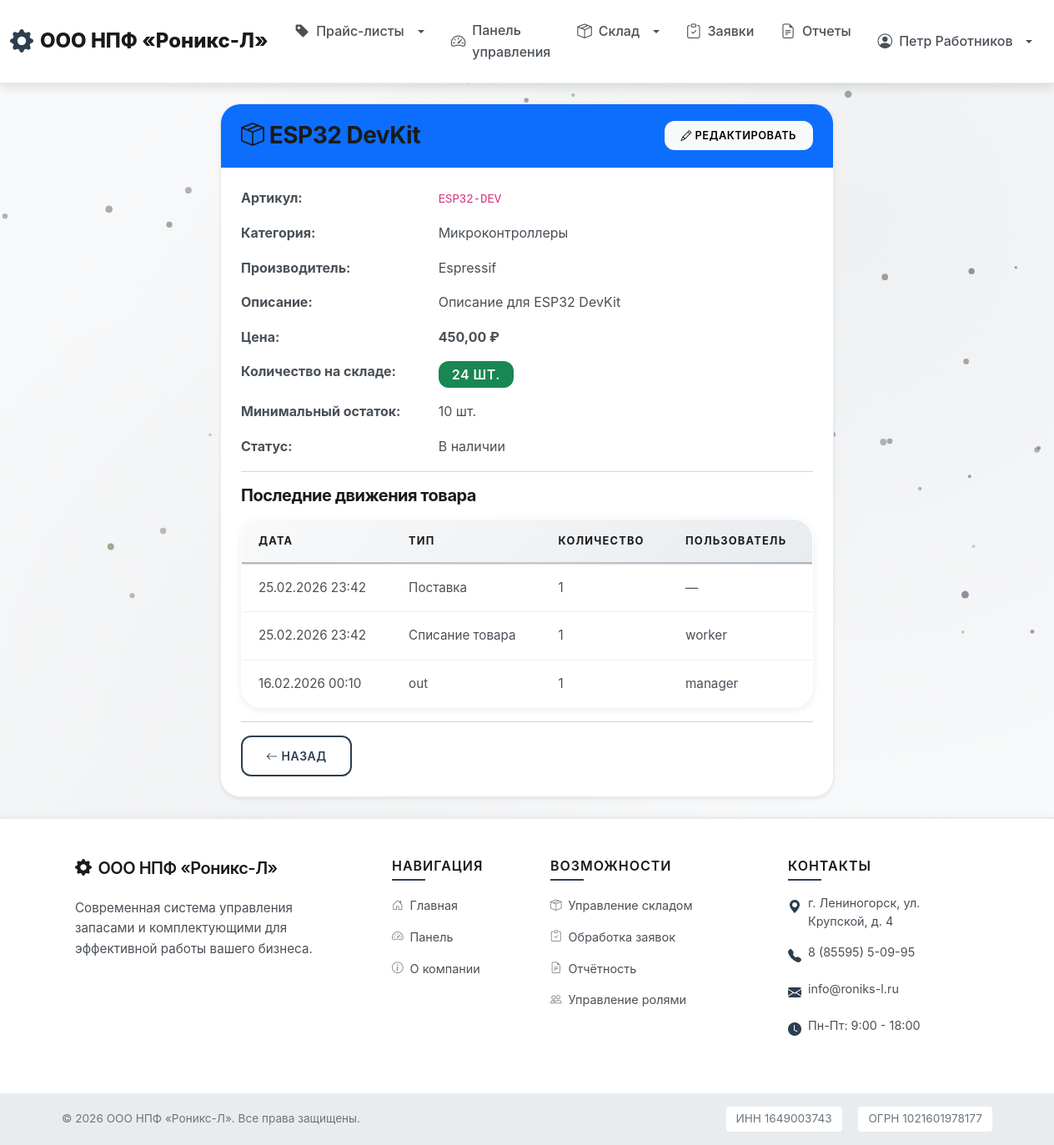
Page /inventory/components/5/ (signed in) on the committed database.
### users/models.py (models this page shows, shortened)
class User(AbstractUser):
    ROLE_CHOICES = [
        ('client', 'Клиент'),
        ('worker', 'Работник сервисного центра'),
    ]
    role = models.CharField(
        'Роль',
        max_length=20,
        choices=ROLE_CHOICES,
        default='client'
    )
    phone = models.CharField('Телефон', max_length=20, blank=True)
    address = models.TextField('Адрес', blank=True)
    created_at = models.DateTimeField('Дата регистрации', auto_now_add=True)
    updated_at = models.DateTimeField('Дата обновления', auto_now=True)
    class Meta:
        verbose_name = 'Пользователь'
        verbose_name_plural = 'Пользователи'
        ordering = ['-created_at']
    @property
    def is_worker(self):
        return self.role == 'worker'

### inventory/models.py (models this page shows, shortened)
class Component(models.Model):
    name = models.CharField('Название', max_length=200)
    category = models.ForeignKey(
        Category,
        on_delete=models.CASCADE,
        related_name='components',
        verbose_name='Категория'
    )
    description = models.TextField('Описание', blank=True)
    article_number = models.CharField('Артикул', max_length=100, unique=True)
    manufacturer = models.CharField('Производитель', max_length=200, blank=True)
    price = models.DecimalField(
        'Цена',
        max_digits=10,
        decimal_places=2,
        validators=[MinValueValidator(Decimal('0.01'))]
    )
    quantity = models.PositiveIntegerField('Количество на складе', default=0)
    min_quantity = models.PositiveIntegerField('Минимальное количество', default=5)
    image = models.ImageField('Изображение', upload_to='components/', blank=True, null=True)
    created_at = models.DateTimeField('Дата добавления', auto_now_add=True)
    updated_at = models.DateTimeField('Дата обновления', auto_now=True)
    class Meta:
        verbose_name = 'Комплектующая'
        verbose_name_plural = 'Комплектующие'
        ordering = ['name']
    @property
    def is_low_stock(self):
        return self.quantity <= self.min_quantity
    @property
    def stock_status(self):
        if self.quantity == 0:
            return 'Отсутствует'
        elif self.is_low_stock:
            return 'Заканчивается'
        else:
            return 'В наличии'

class Category(models.Model):
    name = models.CharField('Название', max_length=200)
    description = models.TextField('Описание', blank=True)
    created_at = models.DateTimeField('Дата создания', auto_now_add=True)
    class Meta:
        verbose_name = 'Категория'
        verbose_name_plural = 'Категории'
        ordering = ['name']

class StockMovement(models.Model):
    MOVEMENT_TYPES = [
        ('supply', 'Поставка'),
        ('sale', 'Продажа'),
        ('write_off', 'Списание товара'),
        ('return_supplier', 'Возврат поставщику'),
        ('inventory', 'Инвентаризация'),
        ('transfer', 'Перемещение'),
    ]
    component = models.ForeignKey(
        Component,
        on_delete=models.CASCADE,
        related_name='movements',
        verbose_name='Комплектующая'
    )
    movement_type = models.CharField('Тип операции', max_length=20, choices=MOVEMENT_TYPES)
    quantity = models.PositiveIntegerField('Количество')
    note = models.TextField('Примечание', blank=True)
    user = models.ForeignKey(
        'users.User',
        on_delete=models.SET_NULL,
        null=True,
        related_name='stock_movements',
        verbose_name='Пользователь'
    )
    created_at = models.DateTimeField('Дата операции', auto_now_add=True)
    class Meta:
        verbose_name = 'Движение товара'
        verbose_name_plural = 'Движения товаров'
        ordering = ['-created_at']

### inventory/views.py (the view)
# urls.py: path('components/<int:pk>/', views.component_detail, name='component_detail'),
@login_required
def component_detail(request, pk):
    if not (request.user.is_worker or request.user.is_superuser):
        messages.error(request, 'У вас нет доступа к инвентарю.')
        return redirect('inventory:price_list')
    component = get_object_or_404(Component, pk=pk)
    movements = component.movements.all()[:10]
    return render(request, 'inventory/component_detail.html', {
        'component': component,
        'movements': movements,
    })

### templates/inventory/component_detail.html (shortened to what this page needs)
{% extends 'base.html' %}
{% block content %}
<div class="container">
    <div class="row">
        <div class="col-lg-8 mx-auto">
            <div class="card shadow-sm">
                <div class="card-header bg-primary text-white d-flex justify-content-between align-items-center">
                    <h3 class="mb-0">
                        <i class="bi bi-box-seam"></i> {{ component.name }}
                    </h3>
                    {% if user.is_worker or user.is_superuser %}
                        <a href="{% url 'inventory:component_edit' component.pk %}" class="btn btn-light btn-sm">
                            <i class="bi bi-pencil"></i> Редактировать
                        </a>
                    {% endif %}
                </div>
                <div class="card-body p-4">
                    <div class="row mb-3">
                        <div class="col-md-4 fw-bold">Артикул:</div>
                        <div class="col-md-8"><code>{{ component.article_number }}</code></div>
                    </div>
                    <div class="row mb-3">
                        <div class="col-md-4 fw-bold">Категория:</div>
                        <div class="col-md-8">{{ component.category.name }}</div>
                    </div>
                    <div class="row mb-3">
                        <div class="col-md-4 fw-bold">Производитель:</div>
                        <div class="col-md-8">{{ component.manufacturer|default:"—" }}</div>
                    </div>
                    <div class="row mb-3">
                        <div class="col-md-4 fw-bold">Описание:</div>
                        <div class="col-md-8">{{ component.description|default:"—" }}</div>
                    </div>
                    <div class="row mb-3">
                        <div class="col-md-4 fw-bold">Цена:</div>
                        <div class="col-md-8"><strong>{{ component.price }} ₽</strong></div>
                    </div>
                    <div class="row mb-3">
                        <div class="col-md-4 fw-bold">Количество на складе:</div>
                        <div class="col-md-8">
                            <span class="badge {% if component.quantity == 0 %}bg-danger{% elif component.is_low_stock %}bg-warning{% else %}bg-success{% endif %} fs-6">
                                {{ component.quantity }} шт.
                            </span>
                        </div>
                    </div>
                    <div class="row mb-3">
                        <div class="col-md-4 fw-bold">Минимальный остаток:</div>
                        <div class="col-md-8">{{ component.min_quantity }} шт.</div>
                    </div>
                    <div class="row mb-3">
                        <div class="col-md-4 fw-bold">Статус:</div>
                        <div class="col-md-8">{{ component.stock_status }}</div>
                    </div>
                    <hr>
                    <h5>Последние движения товара</h5>
                    {% if movements %}
                        <div class="table-responsive">
                            <table class="table table-sm">
                                <thead>
                                    <tr>
                                        <th>Дата</th>
                                        <th>Тип</th>
                                        <th>Количество</th>
                                        <th>Пользователь</th>
                                    </tr>
                                </thead>
                                <tbody>
                                    {% for movement in movements %}
                                        <tr>
                                            <td>{{ movement.created_at|date:"d.m.Y H:i" }}</td>
                                            <td>{{ movement.get_movement_type_display }}</td>
                                            <td>{{ movement.quantity }}</td>
                                            <td>{{ movement.user.username|default:"—" }}</td>
                                        </tr>
                                    {% endfor %}
                                </tbody>
                            </table>
                        </div>
                    {% else %}
                        <p class="text-muted">Нет движений товара</p>
                    {% endif %}
                    <hr>
                    <div class="d-flex gap-2">
                        <a href="{% url 'inventory:component_list' %}" class="btn btn-outline-primary">
                            <i class="bi bi-arrow-left"></i> Назад
                        </a>
                    </div>
                </div>
            </div>
        </div>
    </div>
</div>
{% endblock %}

### templates/base.html (shortened to what this page needs)
<!DOCTYPE html>
<html lang="ru">
<head>
    <link href="https://cdn.jsdelivr.net/npm/bootstrap@5.3.0/dist/css/bootstrap.min.css" rel="stylesheet">
    <link rel="stylesheet" href="https://cdn.jsdelivr.net/npm/bootstrap-icons@1.11.0/font/bootstrap-icons.css">
    {% load static %}
    <link rel="stylesheet" href="{% static 'css/style.css' %}">
</head>
<body class="d-flex flex-column min-vh-100">
    <nav class="navbar navbar-expand-lg navbar-light sticky-top">
        <div class="container-fluid">
            <a class="navbar-brand company-logo" href="{% url 'core:home' %}">
                <i class="bi bi-gear-fill"></i> ООО НПФ «Роникс-Л»
            </a>
            <div class="collapse navbar-collapse" id="navbarNav">
                <ul class="navbar-nav me-auto">
                    <li class="nav-item dropdown">
                        <a class="nav-link dropdown-toggle" href="#" role="button" data-bs-toggle="dropdown">
                            <i class="bi bi-tag-fill"></i> Прайс-листы
                        </a>
                    </li>
                    {% if user.is_authenticated %}
                        <li class="nav-item">
                            <a class="nav-link" href="{% url 'core:dashboard' %}">
                                <i class="bi bi-speedometer2"></i> Панель управления
                            </a>
                        </li>
                        {% if user.is_worker or user.is_superuser %}
                            <li class="nav-item dropdown">
                                <a class="nav-link dropdown-toggle" href="#" role="button" data-bs-toggle="dropdown">
                                    <i class="bi bi-box-seam"></i> Склад
                                </a>
                            </li>
                        {% endif %}
                        <li class="nav-item">
                            <a class="nav-link" href="{% url 'orders:order_list' %}">
                                <i class="bi bi-clipboard-check"></i> Заявки
                            </a>
                        </li>
                        {% if user.is_worker or user.is_superuser %}
                            <li class="nav-item">
                                <a class="nav-link" href="{% url 'reports:home' %}">
                                    <i class="bi bi-file-earmark-text"></i> Отчеты
                                </a>
                            </li>
                        {% endif %}
                    {% endif %}
                </ul>
                <ul class="navbar-nav ms-auto">
                    {% if user.is_authenticated %}
                        <li class="nav-item dropdown">
                            <a class="nav-link dropdown-toggle" href="#" role="button" data-bs-toggle="dropdown">
                                <i class="bi bi-person-circle"></i> {{ user.get_full_name|default:user.username }}
                            </a>
                        </li>
                    {% endif %}
                </ul>
            </div>
        </div>
    </nav>
    <main class="container-fluid py-4 flex-grow-1">
        {% block content %}{% endblock %}
    </main>
    <footer class="footer-modern mt-auto">
        <div class="footer-top py-5">
            <div class="container">
                <div class="row g-4">
                    <div class="col-lg-4 col-md-6">
                        <div class="footer-section">
                            <h5 class="footer-title mb-4">
                                <i class="bi bi-gear-fill me-2"></i>ООО НПФ «Роникс-Л»
                            </h5>
                            <p class="footer-text mb-3">
                                Современная система управления запасами и комплектующими для эффективной работы вашего бизнеса.
                            </p>
                        </div>
                    </div>
                    <div class="col-lg-2 col-md-6">
                        <div class="footer-section">
                            <h6 class="footer-subtitle mb-3">Навигация</h6>
                            <ul class="footer-links">
                                <li><a href="{% url 'core:home' %}"><i class="bi bi-house-door me-2"></i>Главная</a></li>
                                {% if user.is_authenticated %}
                                <li><a href="{% url 'core:dashboard' %}"><i class="bi bi-speedometer2 me-2"></i>Панель</a></li>
                                {% endif %}
                                <li><a href="{% url 'core:about' %}"><i class="bi bi-info-circle me-2"></i>О компании</a></li>
                            </ul>
                        </div>
                    </div>
                    <div class="col-lg-3 col-md-6">
                        <div class="footer-section">
                            <h6 class="footer-subtitle mb-3">Возможности</h6>
                            <ul class="footer-links">
                                <li><a href="#"><i class="bi bi-box-seam me-2"></i>Управление складом</a></li>
                                <li><a href="#"><i class="bi bi-clipboard-check me-2"></i>Обработка заявок</a></li>
                                <li><a href="#"><i class="bi bi-file-earmark-text me-2"></i>Отчётность</a></li>
                                <li><a href="#"><i class="bi bi-people me-2"></i>Управление ролями</a></li>
                            </ul>
                        </div>
                    </div>
                    <div class="col-lg-3 col-md-6">
                        <div class="footer-section">
                            <h6 class="footer-subtitle mb-3">Контакты</h6>
                            <ul class="footer-contacts">
                                <li>
                                    <i class="bi bi-geo-alt-fill me-2"></i>
                                    <span>г. Лениногорск, ул. Крупской, д. 4</span>
                                </li>
                                <li>
                                    <i class="bi bi-telephone-fill me-2"></i>
                                    <span>8 (85595) 5-09-95</span>
                                </li>
                                <li>
                                    <i class="bi bi-envelope-fill me-2"></i>
                                    <span>info@roniks-l.ru</span>
                                </li>
                                <li>
                                    <i class="bi bi-clock-fill me-2"></i>
                                    <span>Пн-Пт: 9:00 - 18:00</span>
                                </li>
                            </ul>
                        </div>
                    </div>
                </div>
            </div>
        </div>
        <div class="footer-bottom py-3">
            <div class="container">
                <div class="row align-items-center">
                    <div class="col-md-6 text-center text-md-start mb-2 mb-md-0">
                        <p class="footer-copyright mb-0">
                            &copy; 2026 ООО НПФ «Роникс-Л». Все права защищены.
                        </p>
                    </div>
                    <div class="col-md-6 text-center text-md-end">
                        <p class="footer-legal mb-0">
                            <span class="me-3">ИНН 1649003743</span>
                            <span>ОГРН 1021601978177</span>
                        </p>
                    </div>
                </div>
            </div>
        </div>
    </footer>
</body>
</html>

### rows in the picture
User: get_full_name "Петр Работников"
Component: name "ESP32 DevKit", article_number "ESP32-DEV", category.name "Микроконтроллеры", manufacturer "Espressif", description "Описание для ESP32 DevKit", price "450,00", quantity "24", min_quantity "10", stock_status "В наличии"
StockMovement: created_at "25.02.2026 23:42", movement_type "Поставка", quantity "1", user.username "—"
StockMovement: created_at "25.02.2026 23:42", movement_type "Списание товара", quantity "1", user.username "worker"
StockMovement: created_at "16.02.2026 00:10", movement_type "out", quantity "1", user.username "manager"
